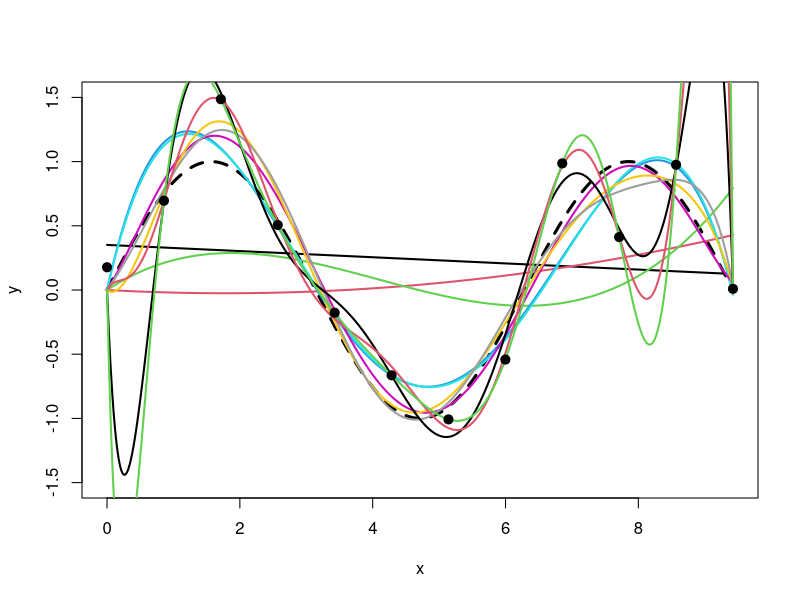

This chart was generated by the following R code:
set.seed(2)

gen.y = function(x)
    sin(x) + rnorm(length(x), 0, 0.25)

n = 12
x = sort(runif(n, 0, 3*pi))
x = sort(seq(0, 3*pi, length=n))

y = gen.y(x)

# data
plot(x, y, pch=20, xlim = c(0, 3*pi), ylim=c(-1.5, 1.5))

# truth
xx = seq(0, 3*pi, length=1000)
lines(xx, sin(xx), pch=20, lty=2, lwd=3)

mod1 = lm(y ~ x)
pred1 = cbind(1, xx) %*% mod1$coef
lines(xx, pred1, lwd=2)

newD = x
newX = cbind(xx)
for (i in 2:(length(x)-1)){
    readline(paste(i,"/",length(x)))
    newD = cbind(newD, x^i)
    newX = cbind(newX, xx^i)
    mod = lm(y ~ 0 + newD)
    pred = newX %*% mod$coef
    lines(xx, pred, lwd=2, col=i)
    }
points(x, y, pch=20, lwd=5)
